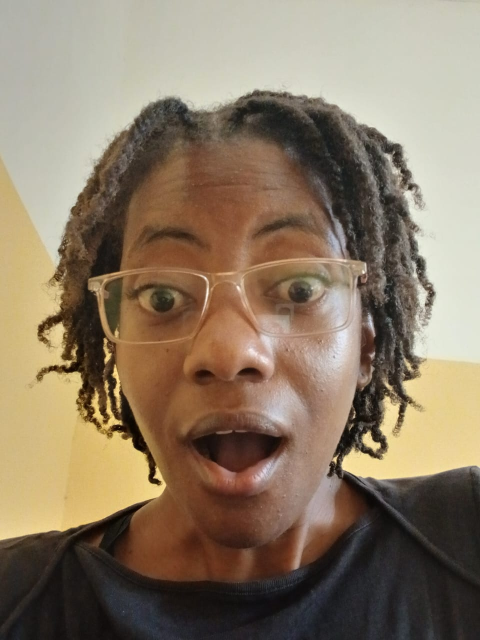
#> input picture data/images/Shakira.jpeg, 960 x 1280 px (shown at 1/2 size); its folder holds 4 pictures in this run
$ python build_face_model.py
#> lines starting #> are read from the running program, lines starting #| are printed output that depends on the picture
### src/image_pipeline.py
"""Image feature extraction and face-recognition model utilities.

Expected image layout:
    data/images/<member>_neutral.jpg
    data/images/<member>_smiling.jpg
    data/images/<member>_surprised.jpg

The public ``verify_face`` function is intentionally small so the CLI can
load the saved model without knowing how image features are produced.
"""

from __future__ import annotations

import csv
import json
import re
from pathlib import Path
from typing import Any

import joblib
import numpy as np
from PIL import Image, ImageOps
from pillow_heif import register_heif_opener
from sklearn.ensemble import RandomForestClassifier
from sklearn.metrics import accuracy_score, f1_score, log_loss
from sklearn.model_selection import train_test_split

IMAGE_SIZE = (64, 64)
MODEL_PATH = Path("models/face_model.pkl")
FEATURES_PATH = Path("data/image_features.csv")
SUPPORTED_EXTENSIONS = {".jpg", ".jpeg", ".png"}
register_heif_opener()
#> (this line was passed over: pillow_heif is not available in this run)
SUPPORTED_EXTENSIONS.add(".heic")


def _read_image(path: Path) -> Image.Image:
    if not path.is_file():
        raise FileNotFoundError(f"Image file does not exist: {path}")
    if path.suffix.lower() not in SUPPORTED_EXTENSIONS:
        raise ValueError(f"Unsupported image format: {path.suffix}")
    with Image.open(path) as image:
#> image is the input picture: PIL image 960x1280 RGB; mean R, G, B 139.1, 122.3, 101.6
        return ImageOps.exif_transpose(image).convert("RGB")


def _feature_vector(image: Image.Image) -> np.ndarray:
    """Return a fixed-length vector combining pixels and RGB histograms."""
    resized = image.resize(IMAGE_SIZE)
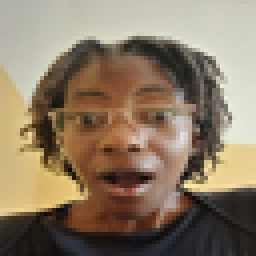
#> resized: PIL image 64x64 RGB (shown 4 times larger); mean R, G, B 139.1, 122.3, 101.6
    grayscale = np.asarray(ImageOps.grayscale(resized), dtype=np.float32) / 255.0
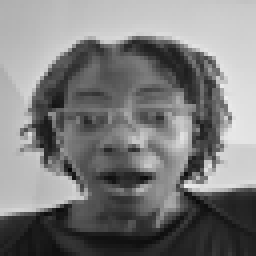
#> grayscale: shape (64, 64) float32 (shown 4 times larger); min 0.0235, max 0.925, mean 0.49
    pixels = grayscale.reshape(-1)
#> pixels = 4096 values, max 0.925 at index 1592, min 0.0235 at index 2705, mean 0.49
    histogram_parts = [
        np.histogram(np.asarray(resized)[:, :, channel], bins=16, range=(0, 256), density=True)[0]
        for channel in range(3)
    ]
#> histogram_parts = 3 items
    return np.concatenate([pixels, *histogram_parts]).astype(np.float32)


def extract_image_features(image_path: str | Path) -> np.ndarray:
    """Extract the same feature vector used during training."""
    return _feature_vector(_read_image(Path(image_path)))


def augment_image(image: Image.Image, name: str) -> Image.Image:
    """Create one deterministic augmentation for a training sample."""
    if name == "rotate":
        return image.rotate(12, expand=False)
    if name == "flip":
        return ImageOps.mirror(image)
    if name == "grayscale":
        return ImageOps.grayscale(image).convert("RGB")
    raise ValueError(f"Unknown augmentation: {name}")


def _samples(images_dir: Path) -> list[tuple[str, Path]]:
    samples: list[tuple[str, Path]] = []
    labels_by_key: dict[str, str] = {}
    for path in sorted(images_dir.iterdir()):
        if path.is_file() and path.suffix.lower() in SUPPORTED_EXTENSIONS:
            label = re.sub(r"\d+$", "", path.stem.rsplit("_", 1)[0]).strip()
            if not label:
                raise ValueError(f"Cannot infer member label from filename: {path.name}")
            label_key = label.casefold()
            canonical_label = labels_by_key.setdefault(label_key, label)
            samples.append((canonical_label, path))
    if not samples:
        raise FileNotFoundError(f"No supported images found in {images_dir}")
    return samples


def build_image_features_csv(
    images_dir: str | Path = "data/images",
    output_path: str | Path = FEATURES_PATH,
) -> Path:
    """Extract original and rotate/flip/grayscale features into a CSV."""
    images_path = Path(images_dir)
    destination = Path(output_path)
    destination.parent.mkdir(parents=True, exist_ok=True)
    rows: list[tuple[str, str, np.ndarray]] = []
    for label, path in _samples(images_path):
        image = _read_image(path)
        rows.append((label, path.name, _feature_vector(image)))
        for augmentation in ("rotate", "flip", "grayscale"):
            rows.append(
                (label, f"{path.name}:{augmentation}", _feature_vector(augment_image(image, augmentation)))
            )
#> this loop made 3 passes
#> pass 1, in _feature_vector (call 2), `resized = image.resize(IMAGE_SIZE)`:
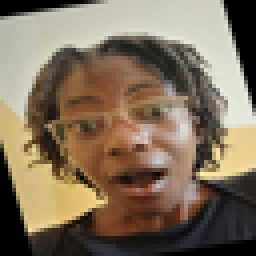
#> resized: PIL image 64x64 RGB (shown 4 times larger); mean R, G, B 128, 111.6, 92
#> pass 1, in _feature_vector (call 2), `grayscale = np.asarray(ImageOps.grayscale(resized), dtype=np.float32) ..`:
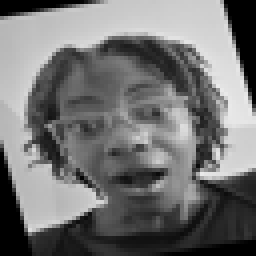
#> grayscale: shape (64, 64) float32 (shown 4 times larger); min 0, max 0.918, mean 0.448
#> pass 2, in _feature_vector (call 3), `resized = image.resize(IMAGE_SIZE)`:
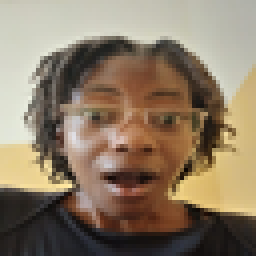
#> resized: PIL image 64x64 RGB (shown 4 times larger); mean R, G, B 139.1, 122.3, 101.6
#> pass 2, in _feature_vector (call 3), `grayscale = np.asarray(ImageOps.grayscale(resized), dtype=np.float32) ..`:
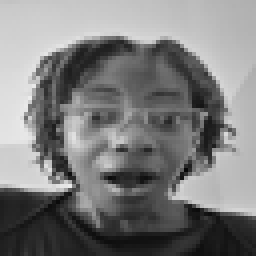
#> grayscale: shape (64, 64) float32 (shown 4 times larger); min 0.0235, max 0.925, mean 0.49
#> after the loop, rows = 4 items
#> pass 2 of the loop in build_image_features_csv, `for label, path in _samples(images_path):`:
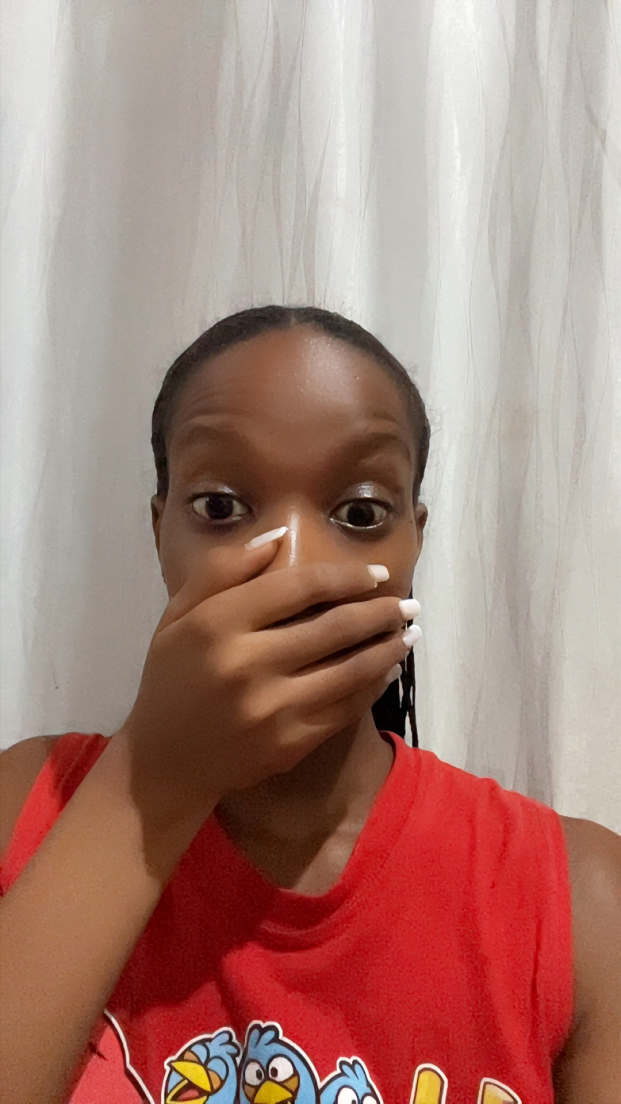
#> input picture data/images/flavia.jpeg, 1242 x 2208 px (shown at 1/2 size)
#> in _read_image, image is the input picture: PIL image 1242x2208 RGB; mean R, G, B 168.3, 129.3, 119.8
#> the loop in build_image_features_csv, `for augmentation in ("rotate", "flip", "grayscale"):` made 3 passes
#> pass 1, in _feature_vector (call 6), `grayscale = np.asarray(ImageOps.grayscale(resized), dtype=np.float32) ..`:
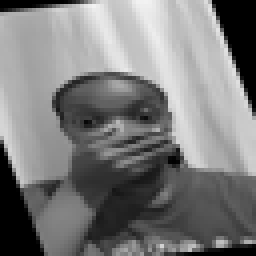
#> grayscale: shape (64, 64) float32 (shown 4 times larger); min 0, max 0.949, mean 0.483
#> pass 2, in _feature_vector (call 7), `grayscale = np.asarray(ImageOps.grayscale(resized), dtype=np.float32) ..`:
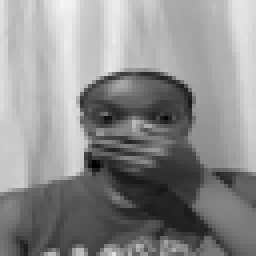
#> grayscale: shape (64, 64) float32 (shown 4 times larger); min 0, max 0.965, mean 0.549
#> after the loop in build_image_features_csv, `for augmentation in ("rotate", "flip", "grayscale"):`: rows = 8 items
#> pass 3 of the loop in build_image_features_csv, `for label, path in _samples(images_path):`:
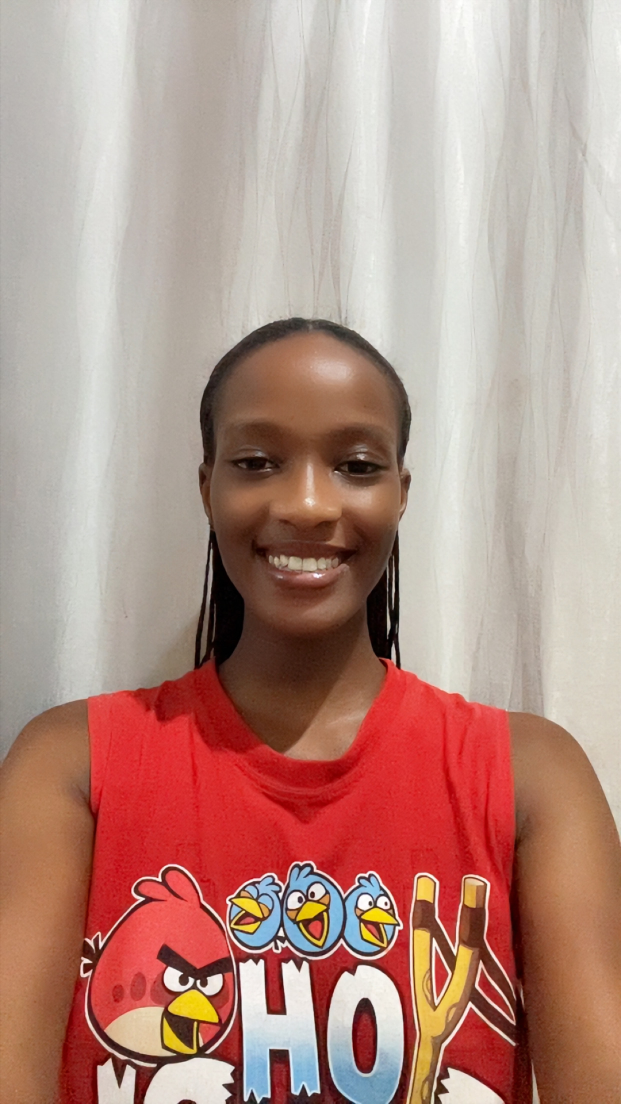
#> input picture data/images/flavia1.jpeg, 1242 x 2208 px (shown at 1/2 size)
#> in _read_image, image is the input picture: PIL image 1242x2208 RGB; mean R, G, B 181.3, 143.9, 133.3
#> the loop in build_image_features_csv, `for augmentation in ("rotate", "flip", "grayscale"):` made 3 passes
#> pass 1, in _feature_vector (call 10), `grayscale = np.asarray(ImageOps.grayscale(resized), dtype=np.float32) ..`:
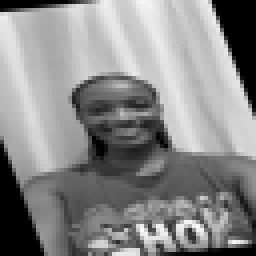
#> grayscale: shape (64, 64) float32 (shown 4 times larger); min 0, max 0.984, mean 0.538
#> pass 2, in _feature_vector (call 11), `grayscale = np.asarray(ImageOps.grayscale(resized), dtype=np.float32) ..`:
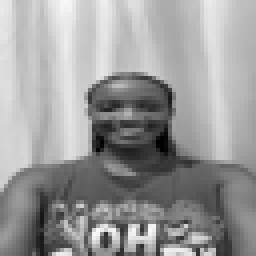
#> grayscale: shape (64, 64) float32 (shown 4 times larger); min 0, max 0.976, mean 0.603
#> after the loop in build_image_features_csv, `for augmentation in ("rotate", "flip", "grayscale"):`: rows = 12 items
#> the loop made 4 passes; the first 3 are shown

    feature_names = [f"pixel_{index}" for index in range(len(rows[0][2]))]
    with destination.open("w", newline="", encoding="utf-8") as file:
        writer = csv.writer(file)
        writer.writerow(["label", "source"] + feature_names)
        for label, source, vector in rows:
            writer.writerow([label, source, *vector.tolist()])
    return destination


def train_face_model(
    features_path: str | Path = FEATURES_PATH,
    model_path: str | Path = MODEL_PATH,
    metrics_path: str | Path = "models/face_metrics.json",
) -> dict[str, float]:
    """Train and save the face recognizer, returning accuracy/F1/log loss."""
#> called with metrics_path = 'models/face_metrics.json'
    feature_file = Path(features_path)
    if not feature_file.is_file():
        raise FileNotFoundError(f"Feature CSV does not exist: {feature_file}")
    labels: list[str] = []
    vectors: list[list[float]] = []
    with feature_file.open(newline="", encoding="utf-8") as file:
        for row in csv.DictReader(file):
            labels.append(row.pop("label"))
            row.pop("source")
            vectors.append([float(value) for value in row.values()])

    if len(set(labels)) < 2:
        raise ValueError("At least two member labels are required to train face recognition.")
    x = np.asarray(vectors, dtype=np.float32)
    y = np.asarray(labels)
    class_counts = np.unique(y, return_counts=True)[1]
    stratify = y if class_counts.min() >= 2 else None
    x_train, x_test, y_train, y_test = train_test_split(
        x, y, test_size=0.25, random_state=42, stratify=stratify
    )
    classifier = RandomForestClassifier(n_estimators=200, random_state=42, class_weight="balanced")
    classifier.fit(x_train, y_train)
    probabilities = classifier.predict_proba(x_test)
    predictions = classifier.classes_[np.argmax(probabilities, axis=1)]
    metrics = {
        "accuracy": float(accuracy_score(y_test, predictions)),
        "f1_weighted": float(f1_score(y_test, predictions, average="weighted", zero_division=0)),
        "log_loss": float(log_loss(y_test, probabilities, labels=classifier.classes_)),
    }
    destination = Path(model_path)
    destination.parent.mkdir(parents=True, exist_ok=True)
    joblib.dump(classifier, destination)
    metrics_file = Path(metrics_path)
    metrics_file.parent.mkdir(parents=True, exist_ok=True)
    metrics_file.write_text(json.dumps(metrics, indent=2) + "\n", encoding="utf-8")
    return metrics


# [19 lines left out: function verify_face, not called in this run]

### scripts/build_face_model.py
"""Build data/image_features.csv and models/face_model.pkl."""

from image_pipeline import build_image_features_csv, train_face_model


if __name__ == "__main__":
    features = build_image_features_csv()
    metrics = train_face_model(features)
    print(f"Features written to {features}")
    print(f"Metrics: {metrics}")
